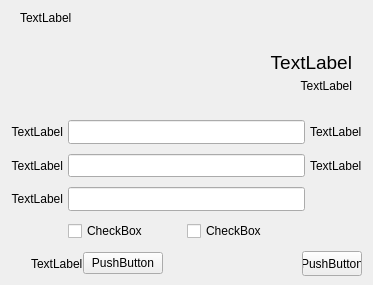
<?xml version="1.0" encoding="UTF-8"?>
<ui version="4.0">
 <class>RegisterWin</class>
 <widget class="QWidget" name="RegisterWin">
  <property name="geometry">
   <rect>
    <x>0</x>
    <y>0</y>
    <width>373</width>
    <height>285</height>
   </rect>
  </property>
  <property name="sizePolicy">
   <sizepolicy hsizetype="Fixed" vsizetype="Fixed">
    <horstretch>0</horstretch>
    <verstretch>0</verstretch>
   </sizepolicy>
  </property>
  <property name="windowTitle">
   <string>Form</string>
  </property>
  <widget class="QWidget" name="">
   <property name="geometry">
    <rect>
     <x>10</x>
     <y>3</y>
     <width>361</width>
     <height>31</height>
    </rect>
   </property>
   <layout class="QHBoxLayout" name="horizontalLayout">
    <property name="spacing">
     <number>5</number>
    </property>
    <property name="leftMargin">
     <number>10</number>
    </property>
    <property name="rightMargin">
     <number>5</number>
    </property>
    <property name="bottomMargin">
     <number>0</number>
    </property>
    <item>
     <widget class="QLabel" name="label_title">
      <property name="sizePolicy">
       <sizepolicy hsizetype="Fixed" vsizetype="Fixed">
        <horstretch>0</horstretch>
        <verstretch>0</verstretch>
       </sizepolicy>
      </property>
      <property name="text">
       <string>TextLabel</string>
      </property>
     </widget>
    </item>
    <item>
     <spacer name="horizontalSpacer">
      <property name="orientation">
       <enum>Qt::Horizontal</enum>
      </property>
      <property name="sizeHint" stdset="0">
       <size>
        <width>40</width>
        <height>20</height>
       </size>
      </property>
     </spacer>
    </item>
    <item>
     <widget class="QPushButton" name="pushButton_close">
      <property name="styleSheet">
       <string notr="true">
QPushButton{
background-image: url(:/sysButton/close);
border-width: 0px;
border-color: none;
border-style: none;
padding: 0px;
padding-left: 0px;
padding-right: 0px;
}
QPushButton:hover{
background-image: url(:/sysButton/close_hover);
}

QPushButton:pressed{
background-image: url(:/sysButton/close_pressed);
}</string>
      </property>
      <property name="text">
       <string/>
      </property>
      <property name="icon">
       <iconset resource="Resources/360safe.qrc">
        <normaloff>:/sysButton/close</normaloff>:/sysButton/close</iconset>
      </property>
      <property name="iconSize">
       <size>
        <width>27</width>
        <height>22</height>
       </size>
      </property>
     </widget>
    </item>
   </layout>
  </widget>
  <widget class="QWidget" name="">
   <property name="geometry">
    <rect>
     <x>11</x>
     <y>40</y>
     <width>361</width>
     <height>72</height>
    </rect>
   </property>
   <layout class="QHBoxLayout" name="horizontalLayout_2">
    <property name="spacing">
     <number>5</number>
    </property>
    <property name="leftMargin">
     <number>30</number>
    </property>
    <property name="rightMargin">
     <number>20</number>
    </property>
    <item>
     <widget class="QLabel" name="label_icon">
      <property name="sizePolicy">
       <sizepolicy hsizetype="Fixed" vsizetype="Fixed">
        <horstretch>0</horstretch>
        <verstretch>0</verstretch>
       </sizepolicy>
      </property>
      <property name="minimumSize">
       <size>
        <width>70</width>
        <height>70</height>
       </size>
      </property>
      <property name="maximumSize">
       <size>
        <width>70</width>
        <height>70</height>
       </size>
      </property>
      <property name="text">
       <string/>
      </property>
      <property name="pixmap">
       <pixmap resource="Resources/360safe.qrc">:/img/360safe</pixmap>
      </property>
      <property name="scaledContents">
       <bool>true</bool>
      </property>
     </widget>
    </item>
    <item>
     <spacer name="horizontalSpacer_2">
      <property name="orientation">
       <enum>Qt::Horizontal</enum>
      </property>
      <property name="sizeHint" stdset="0">
       <size>
        <width>40</width>
        <height>20</height>
       </size>
      </property>
     </spacer>
    </item>
    <item>
     <layout class="QVBoxLayout" name="verticalLayout">
      <property name="spacing">
       <number>5</number>
      </property>
      <item>
       <widget class="QLabel" name="label_register">
        <property name="font">
         <font>
          <pointsize>14</pointsize>
         </font>
        </property>
        <property name="text">
         <string>TextLabel</string>
        </property>
        <property name="alignment">
         <set>Qt::AlignBottom|Qt::AlignRight|Qt::AlignTrailing</set>
        </property>
       </widget>
      </item>
      <item>
       <widget class="QLabel" name="label_privilege">
        <property name="text">
         <string>TextLabel</string>
        </property>
        <property name="alignment">
         <set>Qt::AlignRight|Qt::AlignTop|Qt::AlignTrailing</set>
        </property>
       </widget>
      </item>
     </layout>
    </item>
   </layout>
  </widget>
  <widget class="QWidget" name="">
   <property name="geometry">
    <rect>
     <x>11</x>
     <y>110</y>
     <width>361</width>
     <height>141</height>
    </rect>
   </property>
   <layout class="QGridLayout" name="gridLayout">
    <property name="topMargin">
     <number>10</number>
    </property>
    <property name="rightMargin">
     <number>10</number>
    </property>
    <property name="bottomMargin">
     <number>10</number>
    </property>
    <property name="horizontalSpacing">
     <number>5</number>
    </property>
    <property name="verticalSpacing">
     <number>10</number>
    </property>
    <item row="2" column="0">
     <widget class="QLabel" name="label_confirm">
      <property name="text">
       <string>TextLabel</string>
      </property>
      <property name="alignment">
       <set>Qt::AlignRight|Qt::AlignTrailing|Qt::AlignVCenter</set>
      </property>
     </widget>
    </item>
    <item row="0" column="1">
     <widget class="QLineEdit" name="lineEdit_emali">
      <property name="minimumSize">
       <size>
        <width>25</width>
        <height>0</height>
       </size>
      </property>
      <property name="maximumSize">
       <size>
        <width>16777215</width>
        <height>25</height>
       </size>
      </property>
     </widget>
    </item>
    <item row="0" column="0">
     <widget class="QLabel" name="label_email">
      <property name="text">
       <string>TextLabel</string>
      </property>
      <property name="alignment">
       <set>Qt::AlignRight|Qt::AlignTrailing|Qt::AlignVCenter</set>
      </property>
     </widget>
    </item>
    <item row="1" column="0">
     <widget class="QLabel" name="label_password">
      <property name="text">
       <string>TextLabel</string>
      </property>
      <property name="alignment">
       <set>Qt::AlignRight|Qt::AlignTrailing|Qt::AlignVCenter</set>
      </property>
     </widget>
    </item>
    <item row="0" column="2">
     <widget class="QLabel" name="label_tip_email">
      <property name="text">
       <string>TextLabel</string>
      </property>
     </widget>
    </item>
    <item row="1" column="2">
     <widget class="QLabel" name="label_tip_password">
      <property name="text">
       <string>TextLabel</string>
      </property>
     </widget>
    </item>
    <item row="1" column="1">
     <widget class="QLineEdit" name="lineEdit_password">
      <property name="minimumSize">
       <size>
        <width>25</width>
        <height>0</height>
       </size>
      </property>
      <property name="maximumSize">
       <size>
        <width>16777215</width>
        <height>25</height>
       </size>
      </property>
      <property name="echoMode">
       <enum>QLineEdit::PasswordEchoOnEdit</enum>
      </property>
     </widget>
    </item>
    <item row="2" column="1">
     <widget class="QLineEdit" name="lineEdit_confirm">
      <property name="minimumSize">
       <size>
        <width>25</width>
        <height>0</height>
       </size>
      </property>
      <property name="maximumSize">
       <size>
        <width>16777215</width>
        <height>25</height>
       </size>
      </property>
      <property name="echoMode">
       <enum>QLineEdit::PasswordEchoOnEdit</enum>
      </property>
     </widget>
    </item>
    <item row="3" column="1">
     <layout class="QHBoxLayout" name="horizontalLayout_4">
      <item>
       <widget class="QCheckBox" name="checkBox_remember">
        <property name="text">
         <string>CheckBox</string>
        </property>
       </widget>
      </item>
      <item>
       <widget class="QCheckBox" name="checkBox_auto_login">
        <property name="text">
         <string>CheckBox</string>
        </property>
       </widget>
      </item>
     </layout>
    </item>
   </layout>
  </widget>
  <widget class="QWidget" name="">
   <property name="geometry">
    <rect>
     <x>11</x>
     <y>250</y>
     <width>361</width>
     <height>27</height>
    </rect>
   </property>
   <layout class="QHBoxLayout" name="horizontalLayout_3">
    <property name="spacing">
     <number>0</number>
    </property>
    <property name="leftMargin">
     <number>20</number>
    </property>
    <property name="rightMargin">
     <number>10</number>
    </property>
    <property name="bottomMargin">
     <number>0</number>
    </property>
    <item>
     <widget class="QLabel" name="label_accout">
      <property name="text">
       <string>TextLabel</string>
      </property>
     </widget>
    </item>
    <item>
     <widget class="QPushButton" name="pushButton_login">
      <property name="cursor">
       <cursorShape>OpenHandCursor</cursorShape>
      </property>
      <property name="text">
       <string>PushButton</string>
      </property>
     </widget>
    </item>
    <item>
     <spacer name="horizontalSpacer_3">
      <property name="orientation">
       <enum>Qt::Horizontal</enum>
      </property>
      <property name="sizeHint" stdset="0">
       <size>
        <width>40</width>
        <height>20</height>
       </size>
      </property>
     </spacer>
    </item>
    <item>
     <widget class="QPushButton" name="pushButton_reginster">
      <property name="minimumSize">
       <size>
        <width>60</width>
        <height>25</height>
       </size>
      </property>
      <property name="maximumSize">
       <size>
        <width>60</width>
        <height>25</height>
       </size>
      </property>
      <property name="text">
       <string>PushButton</string>
      </property>
     </widget>
    </item>
   </layout>
  </widget>
 </widget>
 <resources>
  <include location="Resources/360safe.qrc"/>
 </resources>
 <connections/>
</ui>
